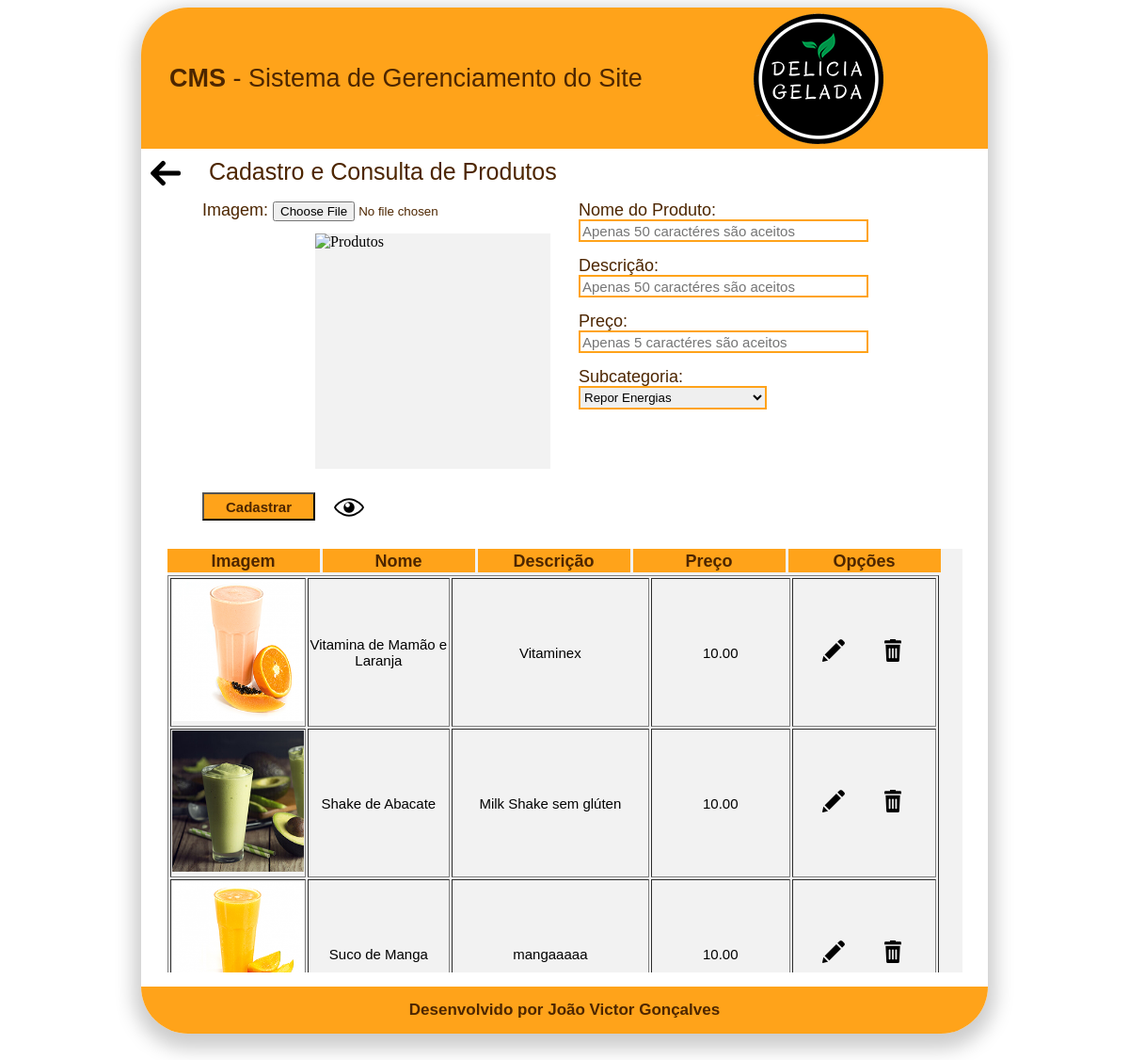
Screenshot of /CMS/cadastroProdutos.php with the database file from the repository.
### tables this page shows
CREATE TABLE `tbl_produto` (
  `idProduto` int(11) NOT NULL AUTO_INCREMENT,
  `imagem` varchar(100) NOT NULL,
  `nomeProduto` varchar(100) NOT NULL,
  `descricao` varchar(255) NOT NULL,
  `preco` decimal(10,2) NOT NULL,
  `idSubcategoria` int(11) NOT NULL,
  `clickProduto` int(255) NOT NULL DEFAULT '0',
  PRIMARY KEY (`idProduto`),
  KEY `fk_subcat_idx` (`idSubcategoria`),
  CONSTRAINT `fk_subcat` FOREIGN KEY (`idSubcategoria`) REFERENCES `tbl_subcategoria` (`idSubcategoria`) ON DELETE NO ACTION ON UPDATE NO ACTION
);

### CMS/cadastroProdutos.php (the view, shortened to what this page needs)
<?php
    $nomeProduto = null;
    $descricao = null;
    $preco = null;
    $botao = "Cadastrar";
?>
<!DOCTYPE html>
<html>
    <head>
        <link rel="stylesheet" type="text/css" href="css/styleCadProdutos.css">
    </head>
    <body>
        <div id="principal">
            <div id="cabecalho">
                <div id="titulo">
                    <p id="titulo_cms"><b>CMS</b> - Sistema de Gerenciamento do Site</p>
                </div>
                <div id=logo>
                    <img src="imagens/logo.png" alt="Logo">
                </div>
            </div>
            <div id="config">
                <div id="seta">
                    <a href="admProdutos.php">
                        <img src="imagens/setaEsquerda.png" alt="Voltar">
                    </a>
                </div>
                <p id="desc_cad">Cadastro e Consulta de Produtos</p>
            </div>
            <form name="frmProdutos" method="post" action="cadastroProdutos.php" enctype="multipart/form-data">
                <div id="crud">
                    <div id="left">
                        <div id="label_imagem">
                            <p class="opcoes_imagem">Imagem: <input type="file" name="fleFoto"></p>
                        </div>
                        <div id="echo_imagem">
                            <img src="<?php echo($rsConsulta['imagem'])?>" alt="Produtos" width="100%" height="100%">
                        </div>
                    </div>
                    <div id="right">
                        <div class="labels">
                            <p class="opcoes_imagem">Nome do Produto:</p>
                        </div>
                        <input class="inputs" id="input" type="text" name="txtNome" value="<?php echo($nomeProduto)?>" maxlength="50" placeholder="Apenas 50 caractéres são aceitos" required>
                        <div class="labels">
                            <p class="opcoes_imagem">Descrição:</p>
                        </div>
                        <input class="inputs" id="input" type="text" name="txtDescricao" value="<?php echo($descricao)?>" maxlength="50" placeholder="Apenas 50 caractéres são aceitos" required>
                        <div class="labels">
                            <p class="opcoes_imagem">Preço:</p>
                        </div>
                        <input class="inputs" id="input" type="text" name="txtPreco" value="<?php echo($preco)?>" maxlength="5" placeholder="Apenas 5 caractéres são aceitos" required>
                        <div class="labels">
                            <p class="opcoes_imagem">Subcategoria:</p>
                        </div>
                        <select name="sltSubcategoria" id="niveis">
                            <?php
                                $sql = "SELECT * FROM tbl_subcategoria;";
                                $select=mysql_query($sql);
                                while($rsConsulta = mysql_fetch_array($select)){
                                   ?>
                                <option value="<?php echo($rsConsulta['idSubcategoria']); ?>">
                                <?php echo(utf8_encode($rsConsulta['subcategoria'])); ?>
                                </option>
                            <?php
                               }
                            ?>
                        </select>
                    </div>
                    <input id="cadastrar" type="submit" name="btnCadastrar" value="<?php echo($botao)?>">
                    <div id="img_ver_grafico">
                        <a href="grafico.php">
                            <img src="imagens/visu.png" alt="Ver" title="Controle estatístico">
                        </a>
                    </div>
                </div>
                <div id="consulta">
                    <div id="linha_titulo">
                        <div class="lab">
                            <p class="desc_til">Imagem</p>
                        </div>
                        <div class="lab">
                            <p class="desc_til">Nome</p>
                        </div>
                        <div class="lab">
                            <p class="desc_til">Descrição</p>
                        </div>
                        <div class="lab">
                            <p class="desc_til">Preço</p>
                        </div>
                        <div class="lab">
                            <p class="desc_til">Opções</p>
                        </div>
                    </div>
                    <table border="1" width="820" height="400" color="#ffa31a">
                        <?php
                            $sql="select * from tbl_produto order by idProduto desc";
                            $select=mysql_query($sql);
                            while($rsConsulta=mysql_fetch_array($select)){
                        ?>
                        <tr>
                            <td class="largura">
                                <img src="<?php echo($rsConsulta['imagem'])?>" alt="Produtos" width="100%" height="100%">
                            </td>
                            <td class="largura">
                                <p class="desc_echo"><?php echo(utf8_encode($rsConsulta['nomeProduto']))?></p>
                            </td>
                            <td class="largura">
                                <p class="desc_echo"><?php echo(utf8_encode($rsConsulta['descricao']))?></p>
                            </td>
                            <td class="largura">
                                <p class="desc_echo"><?php echo($rsConsulta['preco'])?></p>
                            </td>
                            <td class="largura">
                                <a href="cadastroProdutos.php?modo=consulta_editar&idProduto=<?php echo($rsConsulta['idProduto'])?>" class="botoes">
                                    <img src="imagens/edit.png" alt="Editar produto" title="Editar produto">
                                </a>
                                <a href="cadastroProdutos.php?modo=excluir&idProduto=<?php echo($rsConsulta['idProduto'])?>" class="botoes">
                                    <img src="imagens/delete.png" alt="Excluir produto" title="Excluir produto">
                                </a>
                            </td>
                        </tr>
                        <?php
                            }
                        ?>
                    </table>
                </div>
            </form>
            <div id="rodape">
                <div id="center">
                    <p id="desc_rodape">Desenvolvido por João Victor Gonçalves</p>
                </div>
            </div>
        </div>
    </body>
</html>

### CMS/css/styleCadProdutos.css (style rules this page uses)
#principal { width: 900px; height: 1090px; margin-left: auto; margin-right: auto; border-radius: 50px; box-shadow: 0 8px 20px 8px #cccccc; }
#cabecalho { width: 900px; height: 150px; background-color: #ffa31a; border-top-left-radius: 50px; border-top-right-radius: 50px; }
#titulo { width: 550px; height: 150px; border-top-left-radius: 50px; float: left; }
#titulo_cms { font-family: sans-serif; font-size: 27px; color: #4d2600; float: left; margin-top: 60px; margin-left: 30px; }
#logo { width: 140px; height: 140px; float: left; margin-left: 100px; margin-top: 5px; }
#config { width: 900px; height: 50px; }
#seta { width: 32px; height: 32px; margin: 0; float: left; margin-left: 10px; margin-top: 10px; margin-right: 30px; }
#desc_cad { margin: 0; font-family: sans-serif; font-size: 25px; color: #4d2600; text-align: center; padding-top: 10px; float: left; }
#crud { width: 770px; height: 340px; margin-left: auto; margin-right: auto; margin-top: 5px; }
#left { width: 370px; height: 290px; float: left; margin-right: 30px; }
#label_imagem { width: 370px; height: 25px; }
.opcoes_imagem { margin: 0; font-family: sans-serif; font-size: 18px; color: #4d2600; }
#echo_imagem { width: 250px; height: 250px; background-color: #f2f2f2; margin-top: 10px; float: right; }
#right { width: 370px; height: 290px; float: left; }
.labels { width: 150px; height: 20px; }
#input { width: 300px; height: 18px; font-family: sans-serif; font-size: 15px; margin-bottom: 15px; }
.inputs { height: 19px; border: solid 2px #ffa31a; font-family: sans-serif; }
#niveis { width: 200px; height: 25px; border: solid 2px #ffa31a; font-family: sans-serif; font-size: 17; }
#cadastrar { width: 120px; height: 30px; font-size: 15px; background-color: #ffa31a; text-decoration: none; font-weight: bold; color: #4d2600; float: left; margin-right: 20px; margin-top: 20px; }
#img_ver_grafico { width: 30px; height: 30px; margin-top: 20px; float: left; }
#consulta { width: 845px; height: 450px; margin-left: auto; margin-right: auto; margin-top: 5px; background-color: #f2f2f2; overflow-y: scroll; margin-top: 30px; }
#linha_titulo { width: 825px; height: 25px; margin-bottom: 3px; }
.lab { width: 162px; height: 25px; background-color: #ffa31a; float: left; margin-right: 3px; text-align: center; }
.desc_til { margin: 0px; font-family: sans-serif; font-size: 18px; color: #4d2600; font-weight: bold; padding-top: 3px; }
.desc_echo { margin: 0px; font-family: sans-serif; font-size: 15px; text-align: center; }
.largura { width: 155px; height: 150px; }
.botoes { margin-left: 30px; margin-right: 5px; text-decoration: none; }
#rodape { width: 900px; height: 50px; background-color: #ffa31a; border-bottom-left-radius: 50px; border-bottom-right-radius: 50px; margin-top: 15px; }
#center { width: 350px; height: 20px; margin-left: auto; margin-right: auto; padding-top: 15px; }
#desc_rodape { margin: 0; font-family: sans-serif; font-size: 17px; color: #4d2600; text-align: center; font-weight: bold; }

### rows the page displays
tbl_produto: imagem (picture), nomeProduto "Vitamina de Mamão e Laranja", descricao "Vitaminex", preco "10.00"
tbl_produto: imagem (picture), nomeProduto "Shake de Abacate", descricao "Milk Shake sem glúten", preco "10.00"
tbl_produto: imagem (picture), nomeProduto "Suco de Manga", descricao "mangaaaaa", preco "10.00"

### other values shown
form field sltSubcategoria "Repor Energias"
